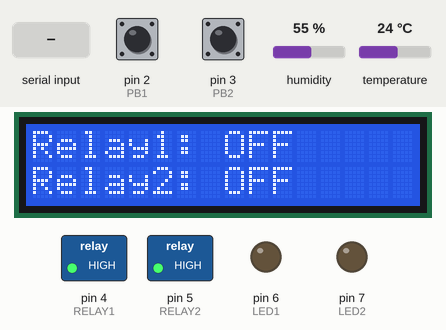
Bench run of a sketch on a simulated Arduino Uno, built with avr-gcc and run on an emulated ATmega328P. Shown: 16×2 character LCD, switched loads named in the sketch (green lamp = pin HIGH), output pins drawn as LEDs (lit = HIGH). Inputs (shaded band) come from the test bench; at power-on: pin 2 (PB1) HIGH, pin 3 (PB2) HIGH, humidity 55 %, temperature 24 °C. What the sketch prints to the serial monitor is not drawn.

Above: at 3.3 s.
3.4 s: pin 2 (PB1) pulled LOW for 0.15 s
At 5.0 s:
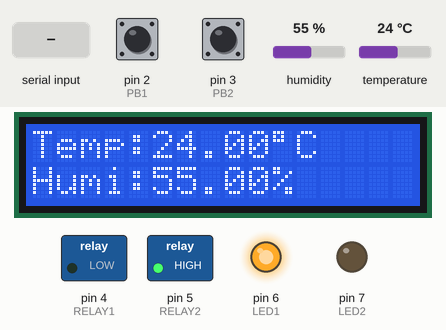
11.6 s: pin 3 (PB2) pulled LOW for 0.15 s
At 15.3 s:
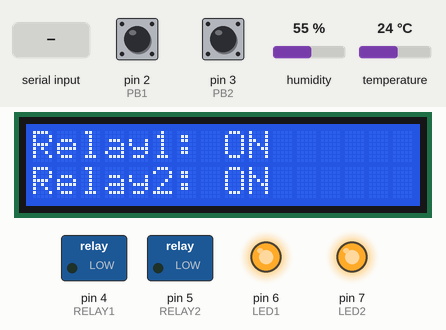
19.6 s: "light off\n" received over Serial
At 22.8 s:
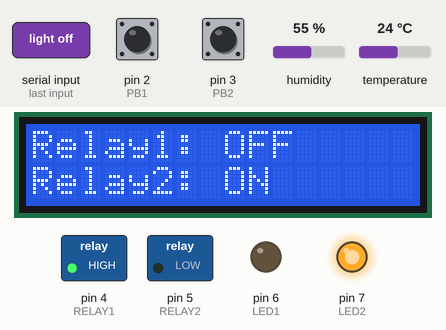
27.6 s: "4\n" received over the second serial link
At 28.6 s:
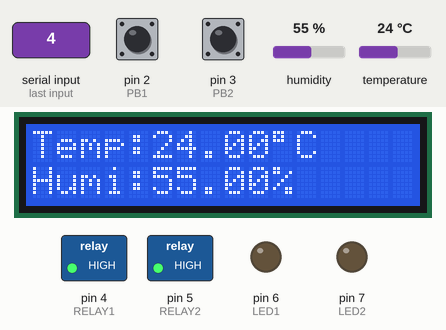
37.5 s: humidity set to 22 %
At 41.5 s:
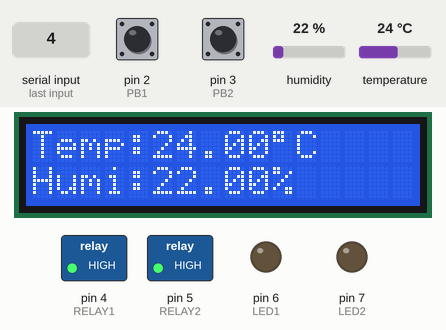
43.6 s: temperature set to 12 °C
At 44.6 s:
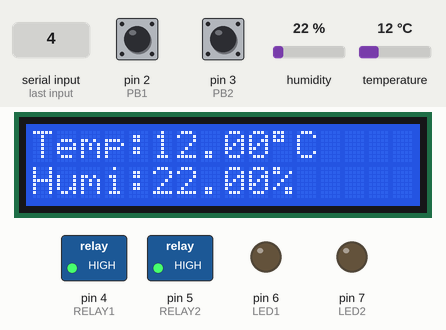
Timing chart, 0 to 46.6 s (numbered marks = the images above; inputs shaded):
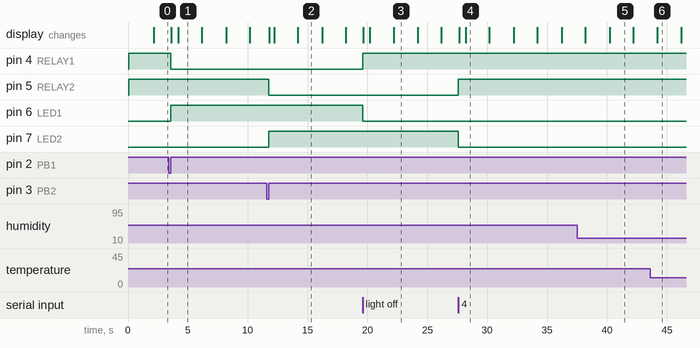

The sketch:

SmartHomeAutomatiom.ino
```cpp
#include <Wire.h>
#include <LiquidCrystal_I2C.h>
#include <SoftwareSerial.h>
#include <DHT.h>
// ---------------- LCD Setup ----------------
LiquidCrystal_I2C lcd(0x27, 16, 2);
// ---------------- Bluetooth Setup ----------------
SoftwareSerial BT(10, 11); // RX, TX
// ---------------- DHT11 Setup ----------------
#define DHTPIN 12
#define DHTTYPE DHT11
DHT dht(DHTPIN, DHTTYPE);
// ---------------- Pin Define ----------------
#define LED1 6
#define LED2 7
#define RELAY1 4
#define RELAY2 5
#define PB1 2
#define PB2 3
// ---------------- State Variables ----------------
bool state1 = LOW;
bool state2 = LOW;
char Incoming_value = 0;  // Bluetooth simple commands
// ---------------- Page Variables ----------------
unsigned long lastPageChange = 0;
int currentPage = 0;  // 0 = Relay Status, 1 = Temp+Humidity
void setup() {
Serial.begin(9600);
BT.begin(9600);
dht.begin();
lcd.init();
lcd.backlight();
// PC Serial
// Bluetooth Serial
pinMode(LED1, OUTPUT);
pinMode(LED2, OUTPUT);
pinMode(RELAY1, OUTPUT);
pinMode(RELAY2, OUTPUT);
  pinMode(PB1, INPUT_PULLUP);
  pinMode(PB2, INPUT_PULLUP);

  // Start OFF
  digitalWrite(LED1, LOW);
  digitalWrite(LED2, LOW);
  digitalWrite(RELAY1, HIGH);  // Active Low → HIGH = OFF
  digitalWrite(RELAY2, HIGH);

  // LCD Welcome
  lcd.clear();
  lcd.setCursor(3, 0);
  lcd.print("SMART HOME");
  lcd.setCursor(5, 1);
  lcd.print("Group 2");
  delay(2000);

  updateLCD();
  updateSerial();
}

void loop() {
  // ---------- Push Button ----------
  if (digitalRead(PB1) == LOW) {
    delay(50);
    while (digitalRead(PB1) == LOW);
    state1 = !state1;
    digitalWrite(LED1, state1);
    digitalWrite(RELAY1, state1 ? LOW : HIGH);
    updateLCD();
    updateSerial();
  }

  if (digitalRead(PB2) == LOW) {
    delay(50);
    while (digitalRead(PB2) == LOW);
    state2 = !state2;
    digitalWrite(LED2, state2);
    digitalWrite(RELAY2, state2 ? LOW : HIGH);
    updateLCD();
    updateSerial();
  }

  // ---------- Bluetooth App Control (1,2,3,4) ----------
  if (BT.available() > 0) {
    Incoming_value = BT.read();

    if (Incoming_value == '1') state1 = true;      // Relay1 ON
    else if (Incoming_value == '2') state1 = false; // Relay1 OFF
    else if (Incoming_value == '3') state2 = true;  // Relay2 ON
    else if (Incoming_value == '4') state2 = false; // Relay2 OFF

    digitalWrite(LED1, state1);
    digitalWrite(RELAY1, state1 ? LOW : HIGH);

    digitalWrite(LED2, state2);
    digitalWrite(RELAY2, state2 ? LOW : HIGH);

    updateLCD();
    updateSerial();
  }

  // ---------- Voice / Serial String Commands ----------
  if (Serial.available()) {
    String command = Serial.readStringUntil('\n');
    command.trim();
    command.toLowerCase(); // ছ োট হোতের অক্ষতর রূপোন্তর

    if (command == "light on") {
      state1 = true;
    } else if (command == "light off") {
      state1 = false;
    } else if (command == "fan on") {
      state2 = true;
    } else if (command == "fan off") {
      state2 = false;
    }

    digitalWrite(LED1, state1);
    digitalWrite(RELAY1, state1 ? LOW : HIGH);

    digitalWrite(LED2, state2);
    digitalWrite(RELAY2, state2 ? LOW : HIGH);

    updateLCD();
    updateSerial();
  }

  // ---------- LCD Page Loop ----------
  unsigned long now = millis();
  if (now - lastPageChange > 2000) {  // প্রতে 2 ছেতেতে ছপজ পতরবেতন
    lcd.clear();
    if (currentPage == 0) {
      showRelayStatus();
      currentPage = 1;
    } else {
      showDHTorExit();
      currentPage = 0;
    }
    lastPageChange = now;
  }
}

void updateLCD() {
  lcd.clear();
  lcd.setCursor(0, 0);
  lcd.print("Relay1: ");
  lcd.print(state1 ? "ON " : "OFF");

  lcd.setCursor(0, 1);
  lcd.print("Relay2: ");
  lcd.print(state2 ? "ON " : "OFF");
}

void showRelayStatus() {
  lcd.setCursor(0, 0);
  lcd.print("Relay1: ");
  lcd.print(state1 ? "ON " : "OFF");
  lcd.setCursor(0, 1);
  lcd.print("Relay2: ");
  lcd.print(state2 ? "ON " : "OFF");
}

void showDHTorExit() {
  float h = dht.readHumidity();
  float t = dht.readTemperature();

  if (isnan(h) || isnan(t)) {
    lcd.setCursor(0, 0);
    lcd.print("DHT Error!");
  } else {
    // Temp & Humidity first
    lcd.setCursor(0, 0);
    lcd.print("Temp:");
    lcd.print(t);
    lcd.print((char)223);
    lcd.print("C   ");

    lcd.setCursor(0, 1);
    lcd.print("Humi:");
    lcd.print(h);
    lcd.print("%   ");

    // Warning if Light+Fan ON and Temp > 30°C
    if (state1 && state2 && t > 30) {
      delay(2000); // show temp/humi for 2 sec
      lcd.clear();
      lcd.setCursor(0, 0);
      lcd.print("WARNING!!!   ");
      lcd.setCursor(0, 1);
      lcd.print("EXIT ROOM    ");

      Serial.println("ALERT: TEMP HIGH! EXIT ROOM");
      BT.println("ALERT: TEMP HIGH! EXIT ROOM");
      delay(2000); // show warning for 2 sec
    }
  }
}

void updateSerial() {
  String msg = "Relay1 = ";
  msg += (state1 ? "ON" : "OFF");
  msg += " | Relay2 = ";
  msg += (state2 ? "ON" : "OFF");

  Serial.println(msg);
  BT.println(msg);
}

 
```

Measured:
- after the input at 3.4 s, pin 4 (RELAY1): HIGH → LOW after 0.15 s; pin 6 (LED1): LOW → HIGH after 0.15 s; the display: first changes after 0.20 s (image 1 shows a later state)
- after the input at 11.6 s, pin 5 (RELAY2): HIGH → LOW after 0.15 s; pin 7 (LED2): LOW → HIGH after 0.15 s; the display: changes after 0.20 s (image 2)
- after the input at 19.6 s, pin 4 (RELAY1): LOW → HIGH at once; pin 6 (LED1): HIGH → LOW at once; the display: changes after 0.07 s (image 3)
- after the input at 27.6 s, pin 5 (RELAY2): LOW → HIGH at once; pin 7 (LED2): HIGH → LOW at once; the display: first changes after 0.06 s (image 4 shows a later state)
- after the input at 37.5 s, the display: first differs from a run without the input after 2.7 s (image 5)
- after the input at 43.6 s, the display: changes after 0.62 s (image 6)
- what the display in image 1 shows lasts 2.0 s, from 4.2 s to 6.2 s
